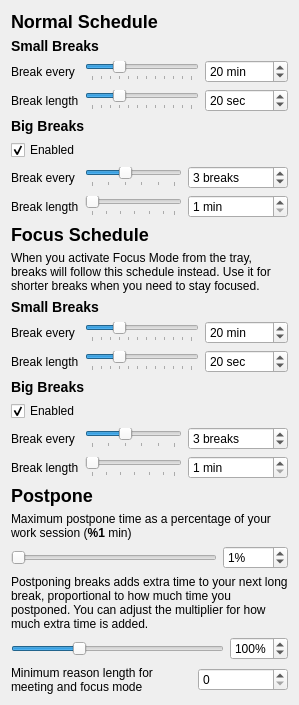
          <widget class="QWidget" name="breakPage">
           <layout class="QVBoxLayout" name="verticalLayout_1">
            <item>
             <widget class="QLabel" name="label_20">
              <property name="text">
               <string>&lt;h2&gt;Normal Schedule&lt;/h2&gt;</string>
              </property>
             </widget>
            </item>
            <item>
             <widget class="QLabel" name="label_21">
              <property name="text">
               <string>&lt;h3&gt;Small Breaks&lt;/h3&gt;</string>
              </property>
             </widget>
            </item>
            <item>
             <layout class="QGridLayout" name="gridLayout_2">
              <item row="1" column="2">
               <widget class="QSpinBox" name="smallBreakForBox">
                <property name="suffix">
                 <string> sec</string>
                </property>
                <property name="minimum">
                 <number>5</number>
                </property>
                <property name="maximum">
                 <number>65535</number>
                </property>
                <property name="value">
                 <number>20</number>
                </property>
               </widget>
              </item>
              <item row="1" column="1">
               <widget class="SteppedSlider" name="smallBreakForSlider">
                <property name="minimum">
                 <number>5</number>
                </property>
                <property name="maximum">
                 <number>60</number>
                </property>
                <property name="singleStep">
                 <number>5</number>
                </property>
                <property name="pageStep">
                 <number>5</number>
                </property>
                <property name="value">
                 <number>20</number>
                </property>
                <property name="orientation">
                 <enum>Qt::Orientation::Horizontal</enum>
                </property>
                <property name="tickPosition">
                 <enum>QSlider::TickPosition::TicksBelow</enum>
                </property>
               </widget>
              </item>
              <item row="1" column="0">
               <widget class="QLabel" name="label_4">
                <property name="toolTip">
                 <string extracomment="Tooltip for &quot;Break length&quot; config (small break)">Duration of small breaks (in seconds)</string>
                </property>
                <property name="text">
                 <string>Break length</string>
                </property>
               </widget>
              </item>
              <item row="0" column="2">
               <widget class="QSpinBox" name="smallBreakEveryBox">
                <property name="suffix">
                 <string> min</string>
                </property>
                <property name="minimum">
                 <number>5</number>
                </property>
                <property name="maximum">
                 <number>65535</number>
                </property>
                <property name="value">
                 <number>20</number>
                </property>
               </widget>
              </item>
              <item row="0" column="1">
               <widget class="SteppedSlider" name="smallBreakEverySlider">
                <property name="minimum">
                 <number>5</number>
                </property>
                <property name="maximum">
                 <number>60</number>
                </property>
                <property name="singleStep">
                 <number>5</number>
                </property>
                <property name="pageStep">
                 <number>5</number>
                </property>
                <property name="value">
                 <number>20</number>
                </property>
                <property name="orientation">
                 <enum>Qt::Orientation::Horizontal</enum>
                </property>
                <property name="tickPosition">
                 <enum>QSlider::TickPosition::TicksBelow</enum>
                </property>
                <property name="tickInterval">
                 <number>0</number>
                </property>
               </widget>
              </item>
              <item row="0" column="0">
               <widget class="QLabel" name="label_3">
                <property name="toolTip">
                 <string extracomment="Tooltip for &quot;Break every&quot; config (small break)">Length of work time between breaks</string>
                </property>
                <property name="text">
                 <string>Break every</string>
                </property>
               </widget>
              </item>
             </layout>
            </item>
            <item>
             <widget class="QLabel" name="label_22">
              <property name="text">
               <string>&lt;h3&gt;Big Breaks&lt;/h3&gt;</string>
              </property>
             </widget>
            </item>
            <item>
             <widget class="QCheckBox" name="bigBreakEnabled">
              <property name="text">
               <string>Enabled</string>
              </property>
              <property name="checked">
               <bool>true</bool>
              </property>
             </widget>
            </item>
            <item>
             <layout class="QGridLayout" name="gridLayout_5">
              <item row="0" column="2">
               <widget class="QSpinBox" name="bigBreakAfterBox">
                <property name="suffix">
                 <string> breaks</string>
                </property>
                <property name="minimum">
                 <number>1</number>
                </property>
                <property name="maximum">
                 <number>65535</number>
                </property>
                <property name="value">
                 <number>3</number>
                </property>
               </widget>
              </item>
              <item row="0" column="0">
               <widget class="QLabel" name="label_5">
                <property name="toolTip">
                 <string extracomment="Tooltip for &quot;Break every&quot; config (big break)">Every so many breaks will be a big break</string>
                </property>
                <property name="text">
                 <string>Break every</string>
                </property>
               </widget>
              </item>
              <item row="1" column="2">
               <widget class="QSpinBox" name="bigBreakForBox">
                <property name="suffix">
                 <string> min</string>
                </property>
                <property name="minimum">
                 <number>1</number>
                </property>
                <property name="maximum">
                 <number>65535</number>
                </property>
               </widget>
              </item>
              <item row="0" column="1">
               <widget class="SteppedSlider" name="bigBreakAfterSlider">
                <property name="minimum">
                 <number>1</number>
                </property>
                <property name="maximum">
                 <number>6</number>
                </property>
                <property name="pageStep">
                 <number>1</number>
                </property>
                <property name="value">
                 <number>3</number>
                </property>
                <property name="orientation">
                 <enum>Qt::Orientation::Horizontal</enum>
                </property>
                <property name="tickPosition">
                 <enum>QSlider::TickPosition::TicksBelow</enum>
                </property>
               </widget>
              </item>
              <item row="1" column="1">
               <widget class="SteppedSlider" name="bigBreakForSlider">
                <property name="minimum">
                 <number>1</number>
                </property>
                <property name="maximum">
                 <number>30</number>
                </property>
                <property name="singleStep">
                 <number>1</number>
                </property>
                <property name="pageStep">
                 <number>1</number>
                </property>
                <property name="value">
                 <number>1</number>
                </property>
                <property name="orientation">
                 <enum>Qt::Orientation::Horizontal</enum>
                </property>
                <property name="tickPosition">
                 <enum>QSlider::TickPosition::TicksBelow</enum>
                </property>
                <property name="tickInterval">
                 <number>5</number>
                </property>
               </widget>
              </item>
              <item row="1" column="0">
               <widget class="QLabel" name="label_6">
                <property name="toolTip">
                 <string extracomment="Tooltip for &quot;Break length&quot; config (big break)">Duration of big breaks (in seconds)</string>
                </property>
                <property name="text">
                 <string>Break length</string>
                </property>
               </widget>
              </item>
             </layout>
            </item>
            <item>
             <widget class="QLabel" name="label_32">
              <property name="text">
               <string>&lt;h2&gt;Focus Schedule&lt;/h2&gt;</string>
              </property>
              <property name="wordWrap">
               <bool>true</bool>
              </property>
             </widget>
            </item>
            <item>
             <widget class="QLabel" name="label_48">
              <property name="text">
               <string>When you activate Focus Mode from the tray, breaks will follow this schedule instead. Use it for shorter breaks when you need to stay focused.</string>
              </property>
              <property name="wordWrap">
               <bool>true</bool>
              </property>
             </widget>
            </item>
            <item>
             <widget class="QLabel" name="label_36">
              <property name="text">
               <string>&lt;h3&gt;Small Breaks&lt;/h3&gt;</string>
              </property>
             </widget>
            </item>
            <item>
             <layout class="QGridLayout" name="gridLayout_13">
              <item row="1" column="2">
               <widget class="QSpinBox" name="focusSmallBreakForBox">
                <property name="suffix">
                 <string> sec</string>
                </property>
                <property name="minimum">
                 <number>5</number>
                </property>
                <property name="maximum">
                 <number>65535</number>
                </property>
                <property name="value">
                 <number>20</number>
                </property>
               </widget>
              </item>
              <item row="1" column="1">
               <widget class="SteppedSlider" name="focusSmallBreakForSlider">
                <property name="minimum">
                 <number>5</number>
                </property>
                <property name="maximum">
                 <number>60</number>
                </property>
                <property name="singleStep">
                 <number>5</number>
                </property>
                <property name="pageStep">
                 <number>5</number>
                </property>
                <property name="value">
                 <number>20</number>
                </property>
                <property name="orientation">
                 <enum>Qt::Orientation::Horizontal</enum>
                </property>
                <property name="tickPosition">
                 <enum>QSlider::TickPosition::TicksBelow</enum>
                </property>
               </widget>
              </item>
              <item row="1" column="0">
               <widget class="QLabel" name="label_39">
                <property name="toolTip">
                 <string extracomment="Tooltip for &quot;Break length&quot; config (small break)">Duration of small breaks (in seconds)</string>
                </property>
                <property name="text">
                 <string>Break length</string>
                </property>
               </widget>
              </item>
              <item row="0" column="2">
               <widget class="QSpinBox" name="focusSmallBreakEveryBox">
                <property name="suffix">
                 <string> min</string>
                </property>
                <property name="minimum">
                 <number>5</number>
                </property>
                <property name="maximum">
                 <number>65535</number>
                </property>
                <property name="value">
                 <number>20</number>
                </property>
               </widget>
              </item>
              <item row="0" column="1">
               <widget class="SteppedSlider" name="focusSmallBreakEverySlider">
                <property name="minimum">
                 <number>5</number>
                </property>
                <property name="maximum">
                 <number>60</number>
                </property>
                <property name="singleStep">
                 <number>5</number>
                </property>
                <property name="pageStep">
                 <number>5</number>
                </property>
                <property name="value">
                 <number>20</number>
                </property>
                <property name="orientation">
                 <enum>Qt::Orientation::Horizontal</enum>
                </property>
                <property name="tickPosition">
                 <enum>QSlider::TickPosition::TicksBelow</enum>
                </property>
                <property name="tickInterval">
                 <number>0</number>
                </property>
               </widget>
              </item>
              <item row="0" column="0">
               <widget class="QLabel" name="label_40">
                <property name="toolTip">
                 <string extracomment="Tooltip for &quot;Break every&quot; config (small break)">Length of work time between breaks</string>
                </property>
                <property name="text">
                 <string>Break every</string>
                </property>
               </widget>
              </item>
             </layout>
            </item>
            <item>
             <widget class="QLabel" name="label_45">
              <property name="text">
               <string>&lt;h3&gt;Big Breaks&lt;/h3&gt;</string>
              </property>
             </widget>
            </item>
            <item>
             <widget class="QCheckBox" name="focusBigBreakEnabled">
              <property name="text">
               <string>Enabled</string>
              </property>
              <property name="checked">
               <bool>true</bool>
              </property>
             </widget>
            </item>
            <item>
             <layout class="QGridLayout" name="gridLayout_14">
              <item row="0" column="2">
               <widget class="QSpinBox" name="focusBigBreakAfterBox">
                <property name="suffix">
                 <string> breaks</string>
                </property>
                <property name="minimum">
                 <number>1</number>
                </property>
                <property name="maximum">
                 <number>65535</number>
                </property>
                <property name="value">
                 <number>3</number>
                </property>
               </widget>
              </item>
              <item row="0" column="0">
               <widget class="QLabel" name="label_46">
                <property name="toolTip">
                 <string extracomment="Tooltip for &quot;Break every&quot; config (big break)">Every so many breaks will be a big break</string>
                </property>
                <property name="text">
                 <string>Break every</string>
                </property>
               </widget>
              </item>
              <item row="1" column="2">
               <widget class="QSpinBox" name="focusBigBreakForBox">
                <property name="suffix">
                 <string> min</string>
                </property>
                <property name="minimum">
                 <number>1</number>
                </property>
                <property name="maximum">
                 <number>65535</number>
                </property>
               </widget>
              </item>
              <item row="0" column="1">
               <widget class="SteppedSlider" name="focusBigBreakAfterSlider">
                <property name="minimum">
                 <number>1</number>
                </property>
                <property name="maximum">
                 <number>6</number>
                </property>
                <property name="pageStep">
                 <number>1</number>
                </property>
                <property name="value">
                 <number>3</number>
                </property>
                <property name="orientation">
                 <enum>Qt::Orientation::Horizontal</enum>
                </property>
                <property name="tickPosition">
                 <enum>QSlider::TickPosition::TicksBelow</enum>
                </property>
               </widget>
              </item>
              <item row="1" column="1">
               <widget class="SteppedSlider" name="focusBigBreakForSlider">
                <property name="minimum">
                 <number>1</number>
                </property>
                <property name="maximum">
                 <number>30</number>
                </property>
                <property name="singleStep">
                 <number>1</number>
                </property>
                <property name="pageStep">
                 <number>1</number>
                </property>
                <property name="value">
                 <number>1</number>
                </property>
                <property name="orientation">
                 <enum>Qt::Orientation::Horizontal</enum>
                </property>
                <property name="tickPosition">
                 <enum>QSlider::TickPosition::TicksBelow</enum>
                </property>
                <property name="tickInterval">
                 <number>5</number>
                </property>
               </widget>
              </item>
              <item row="1" column="0">
               <widget class="QLabel" name="label_47">
                <property name="toolTip">
                 <string extracomment="Tooltip for &quot;Break length&quot; config (big break)">Duration of big breaks (in seconds)</string>
                </property>
                <property name="text">
                 <string>Break length</string>
                </property>
               </widget>
              </item>
             </layout>
            </item>
            <item>
             <widget class="QLabel" name="label_23">
              <property name="text">
               <string>&lt;h2&gt;Postpone&lt;/h2&gt;</string>
              </property>
             </widget>
            </item>
            <item>
             <widget class="DynamicLabel" name="postponeSessionRatioLabel">
              <property name="text">
               <string>Maximum postpone time as a percentage of your work session (&lt;b&gt;%1&lt;/b&gt; min)</string>
              </property>
              <property name="wordWrap">
               <bool>true</bool>
              </property>
             </widget>
            </item>
            <item>
             <layout class="QGridLayout" name="gridLayout_3">
              <property name="verticalSpacing">
               <number>12</number>
              </property>
              <item row="0" column="0">
               <widget class="QSlider" name="postponeMaxMinuteSlider">
                <property name="minimum">
                 <number>1</number>
                </property>
                <property name="maximum">
                 <number>1000</number>
                </property>
                <property name="orientation">
                 <enum>Qt::Orientation::Horizontal</enum>
                </property>
               </widget>
              </item>
              <item row="0" column="1">
               <widget class="QSpinBox" name="postponeMaxMinuteBox">
                <property name="suffix">
                 <string notr="true">%</string>
                </property>
                <property name="maximum">
                 <number>1000</number>
                </property>
                <property name="value">
                 <number>1</number>
                </property>
               </widget>
              </item>
             </layout>
            </item>
            <item>
             <widget class="QLabel" name="label_81">
              <property name="text">
               <string>Postponing breaks adds extra time to your next long break, proportional to how much time you postponed. You can adjust the multiplier for how much extra time is added.</string>
              </property>
              <property name="wordWrap">
               <bool>true</bool>
              </property>
             </widget>
            </item>
            <item>
             <layout class="QGridLayout" name="gridLayout_27">
              <property name="verticalSpacing">
               <number>12</number>
              </property>
              <item row="0" column="0">
               <widget class="QSlider" name="postponeExtendBreakSlider">
                <property name="minimum">
                 <number>10</number>
                </property>
                <property name="maximum">
                 <number>300</number>
                </property>
                <property name="value">
                 <number>100</number>
                </property>
                <property name="orientation">
                 <enum>Qt::Orientation::Horizontal</enum>
                </property>
               </widget>
              </item>
              <item row="0" column="1">
               <widget class="QSpinBox" name="postponeExtendBreakBox">
                <property name="suffix">
                 <string notr="true">%</string>
                </property>
                <property name="minimum">
                 <number>10</number>
                </property>
                <property name="maximum">
                 <number>300</number>
                </property>
                <property name="value">
                 <number>100</number>
                </property>
               </widget>
              </item>
             </layout>
            </item>
            <item>
             <layout class="QHBoxLayout" name="minReasonLengthLayout" stretch="2,1">
              <item>
               <widget class="QLabel" name="minReasonLengthLabel">
                <property name="toolTip">
                 <string extracomment="Tooltip for minimum reason length">Minimum number of characters required for the reason when entering meeting or focus mode. Set to 0 to make the reason optional.</string>
                </property>
                <property name="text">
                 <string>Minimum reason length for meeting and focus mode</string>
                </property>
                <property name="wordWrap">
                 <bool>true</bool>
                </property>
               </widget>
              </item>
              <item>
               <widget class="QSpinBox" name="minReasonLengthBox">
                <property name="minimum">
                 <number>0</number>
                </property>
                <property name="maximum">
                 <number>100</number>
                </property>
                <property name="value">
                 <number>0</number>
                </property>
               </widget>
              </item>
             </layout>
            </item>
           </layout>
          </widget>
